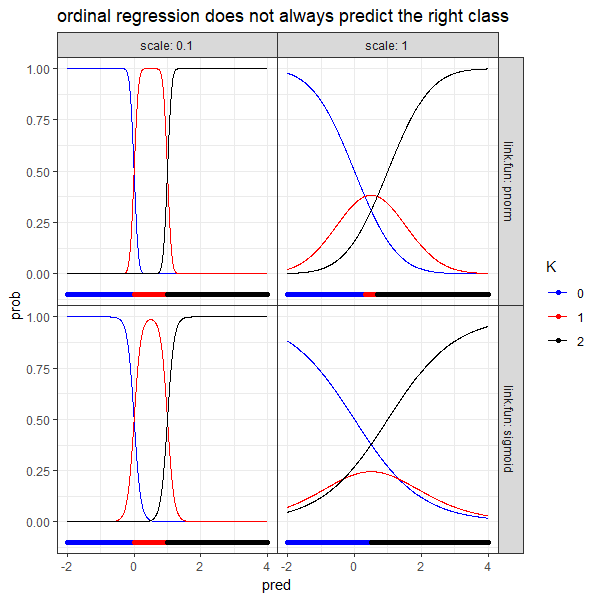

This figure's R source:
source("packages.R")

pred <- seq(-2, 4, by=0.01)
thresh <- 1
mynorm <- function(x)pnorm(x, sd=0.1)
pred.dt <- rbind(
  data.table(k=0, pred, prob=mynorm(-pred)),
  data.table(k=1, pred, prob=mynorm(thresh-pred)-mynorm(-pred)),
  data.table(k=2, pred, prob=1-mynorm(thresh-pred)))
pred.dt[, list(
  sum.prob=sum(prob)
), by=list(pred)][order(sum.prob)]
pred.dt[, K := factor(k)]
ggplot()+
  geom_line(aes(
    pred, prob, color=K, group=K),
    data=pred.dt)

max.dt <- pred.dt[, .SD[max(prob)==prob], by=list(pred)]
max.dt[, list(n.max=.N), by=list(pred)][order(n.max)]
max.dt[k==1]

ggplot()+
  geom_point(aes(
    pred, k),
    data=max.dt)

pred <- seq(-2, 4, by=0.01)
thresh <- 1
mynorm <- function(x)1/(1+exp(-10*x))
pred.dt <- rbind(
  data.table(k=0, pred, prob=mynorm(-pred)),
  data.table(k=1, pred, prob=mynorm(thresh-pred)-mynorm(-pred)),
  data.table(k=2, pred, prob=1-mynorm(thresh-pred)))
pred.dt[, list(
  sum.prob=sum(prob)
), by=list(pred)][order(sum.prob)]
pred.dt[, K := factor(k)]
ggplot()+
  geom_line(aes(
    pred, prob, color=K, group=K),
    data=pred.dt)

max.dt <- pred.dt[, .SD[max(prob)==prob], by=list(pred)]
max.dt[, list(n.max=.N), by=list(pred)][order(n.max)]
max.dt[k==1]

ggplot()+
  geom_point(aes(
    pred, k),
    data=max.dt)

## plot both.
pred <- seq(-2, 4, by=0.01)
thresh <- 1
fun.list <- list(
  sigmoid=function(x, s)1/(1+exp(-x/s)),
  pnorm=function(x, s)pnorm(x, sd=s))
pred.dt <- data.table(link.fun=names(fun.list))[, {
  mynorm <- fun.list[[link.fun]]
  data.table(scale=c(1, 0.1))[, rbind(
    data.table(k=0, pred, prob=mynorm(-pred, scale)),
    data.table(k=1, pred, prob=mynorm(thresh-pred, scale)-mynorm(-pred, scale)),
    data.table(k=2, pred, prob=1-mynorm(thresh-pred, scale))
  ), by=list(scale)]
}, by=list(link.fun)]
pred.dt[, K := factor(k)]
max.dt <- pred.dt[, .SD[which.max(prob)], by=list(pred, link.fun, scale)]
gg <- ggplot()+
  ggtitle("ordinal regression does not always predict the right class")+
  theme_bw()+
  theme(panel.margin=grid::unit(0, "lines"))+
  facet_grid(link.fun ~ scale, labeller=label_both)+
  geom_line(aes(
    pred, prob, color=K, group=K),
    data=pred.dt)+
  geom_point(aes(
    pred, -0.1, color=K),
    data=max.dt)+
  scale_color_manual(values=c("blue", "red", "black"))
png("figure-ordinal.png", 6, 6, units="in", res=100)
print(gg)
dev.off()
